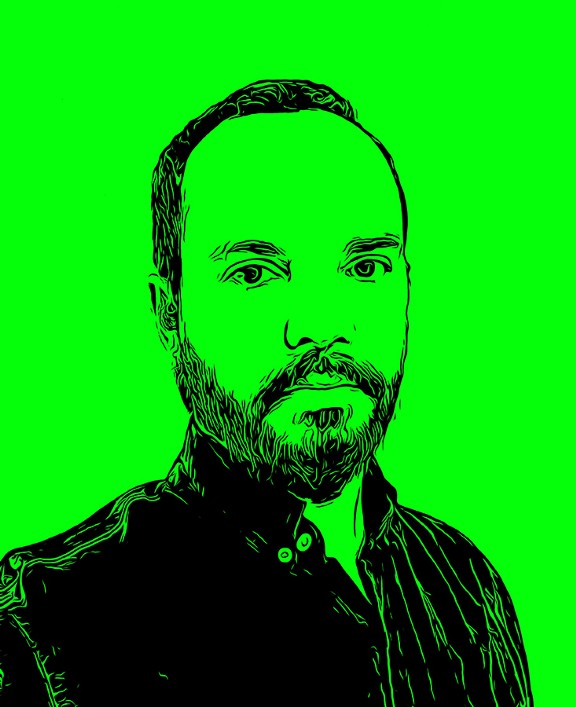
#> input picture images/jefre_inf.jpeg, 576 x 707 px
$ jupyter execute opencv_test.ipynb
#> lines starting #> are read from the running program, lines starting #| are printed output that depends on the picture; after the words box and inside, x2 and y2 are one past the last pixel; in counts of white or black regions, pixels touching at a corner belong together
[cell 1]
import numpy as np
import cv2
import matplotlib.pyplot as plt

[cell 2]
def handle_image():
    imgfile = 'images/jefre_inf.jpeg'
    img = cv2.imread(imgfile, cv2.IMREAD_GRAYSCALE)
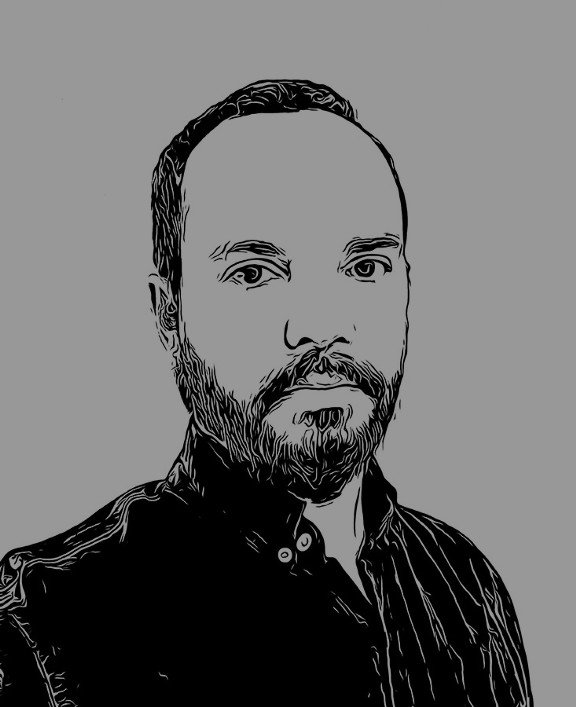
#> img: shape (707, 576); min 0, max 169, mean 107
    imgray = cv2.cvtColor

    cv2.namedWindow('image', cv2.WINDOW_NORMAL)
    cv2.imshow('image', img)
    k = cv2.waitKey(0) # k는 aski code 값.
#> (key Esc is pressed here)

    if k == 27:# 27 : ESC 키
        cv2.destroyAllWindows()
        cv2.waitKey(0)

    elif k == ord('s'):
        cv2.imwrite('grayImage.png', img)
        cv2.destroyAllWindows()
        cv2.waitKey(1)

if __name__ == '__main__':
    handle_image()

[cell 3]
# 도형 외곽 추출하기(1)

def contour():
    imgfile = 'images/jefre_inf.jpeg'
    img = cv2.imread(imgfile)
    imgray = cv2.cvtColor(img, )

[cell 4]
'''

컬러 이미지를 흑백으로 바꾸고

edge detection을 위해서는 흑백 이미지로 충분하다.

색변환:

HSV는 특정 공간의 색 추출에 용이한 색 공간.

질감에 따라서 색깔이 달라짐.

색 공간 변환 함수가 있었음.

특정한 좌표나 픽셀이 정확히 무슨 색인지 RGB로 나타내기 용이함.

HSV 색공간 : 특정의 영역의 색상을 추출할 때 용이한 색 공간.


가장 많이 변환하는 경우:
Color-> 흑백(메모리, 연산량 최적화)

빨간색을 추출하고 싶다. 그 빨간색은 RGB에서 말하는 빨간색이 아님.

빨간색이 (255, 0, 0)으로 할당될 수 없음.

조명, 질감에 따라 조금 다름.


OpenCV에서 색을 추출할 때 RGB가 아닌 HSV 색공간을 주로 이용하는 이유는

Hue : 0-360의 범위. 가장 파장이 긴 빨간색 = 0도.
Saturation: 진함의 정도. 채도. 0-100의 범위를 가지고, 색상이 가장 진한 상태를 100으로 하며, 진함의 정도를 나타낸다.
Value: 명도. 흰 색이나 빨간색을 100%, 검은색을 0%로 했을 때 밝은 정도.

cvtColor 함수를 통해 RGB 이미지를 한 픽셀로 구성된 이미지를 바꾼 값을 HSV 색공간으로 변환할 수 있음.
'''

[cell 5]
'''
Canny : 가장 인기있는 edge detection 중 하나.

contour란 동일한 색 또는 동일한 픽셀값(강도, intensity)을 가지고 있는 영역의 경계선 정보.
물체의 윤곽선, 외형을 파악하는데 사용된다.

OpenCV의 findContours 함수로 이미지의 컨투어 정보, 컨투어의 상하구조(hierachy) 정보를 출력한다.
흑백이미지 또는 이진화된 이미지만 적용 가능.

image : 흑백이미지 또는 이진화된 이미지

mode : 컨투어를 찾는 방법.

cv2.RETR_EXTERNAL: 컨투어 라인 중 가장 바깥쪽 라인만 찾음
cv2.RETR_LIST : 컨투어 라인을 찾지만,

'''

[cell 6]
def contour():
    imgfile = 'images/jefre_inf.jpg'
    img = cv2.imread(imgfile)
#> img is the input picture: shape (707, 576, 3); mean B, G, R 9.5, 179, 6.1
    imgray = cv2.cvtColor(img, cv2.COLOR_BGR2GRAY)

    edge = cv2.Canny(imgray, 100, 200)
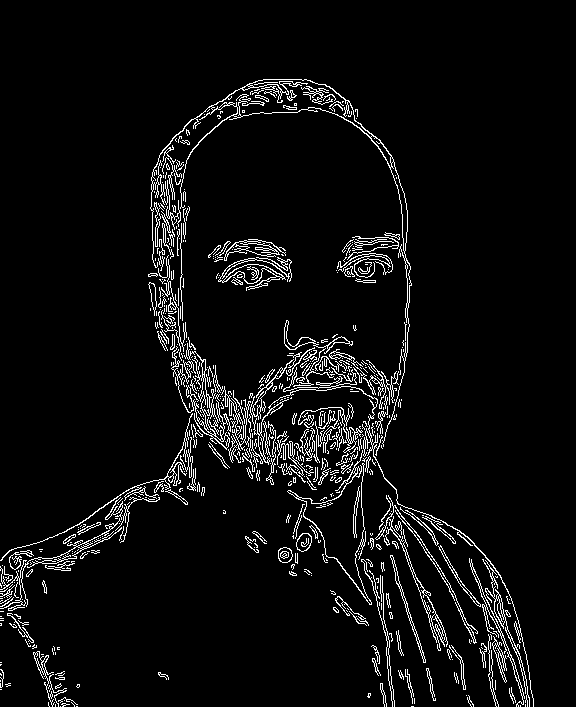
#> edge: shape (707, 576); 5.3% white in thin lines or dots, all inside (x1, y1, x2, y2) = (0, 79, 534, 707)
    contours, hierarchy = cv2.findContours(edge, cv2.RETR_TREE, cv2.CHAIN_APPROX_SIMPLE)
#> contours = 1033 contours, 879 with area under 20; largest, box (x1, y1, x2, y2) and area: (150, 79, 412, 447) 4552, (211, 79, 373, 138) 3392, (218, 257, 292, 291) 673, (171, 343, 231, 450) 664, (375, 495, 478, 651) 646

    cv2.imshow('edge', edge)
    cv2.drawContours(img, contours, -1, (0, 255, 0), 1)
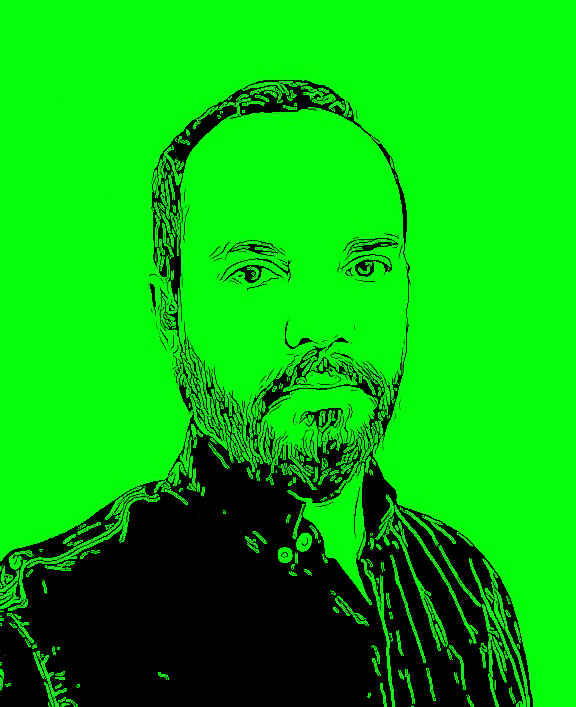
#> img: shape (707, 576, 3); 5.28% of pixels changed, all inside (x1, y1, x2, y2) = (0, 79, 534, 707)
    cv2.imshow('Contour', img)

    cv2.waitKey(0)
    cv2.destroyAllWindows()
    cv2.waitKey(1)

if __name__ == '__main__':
    contour()
